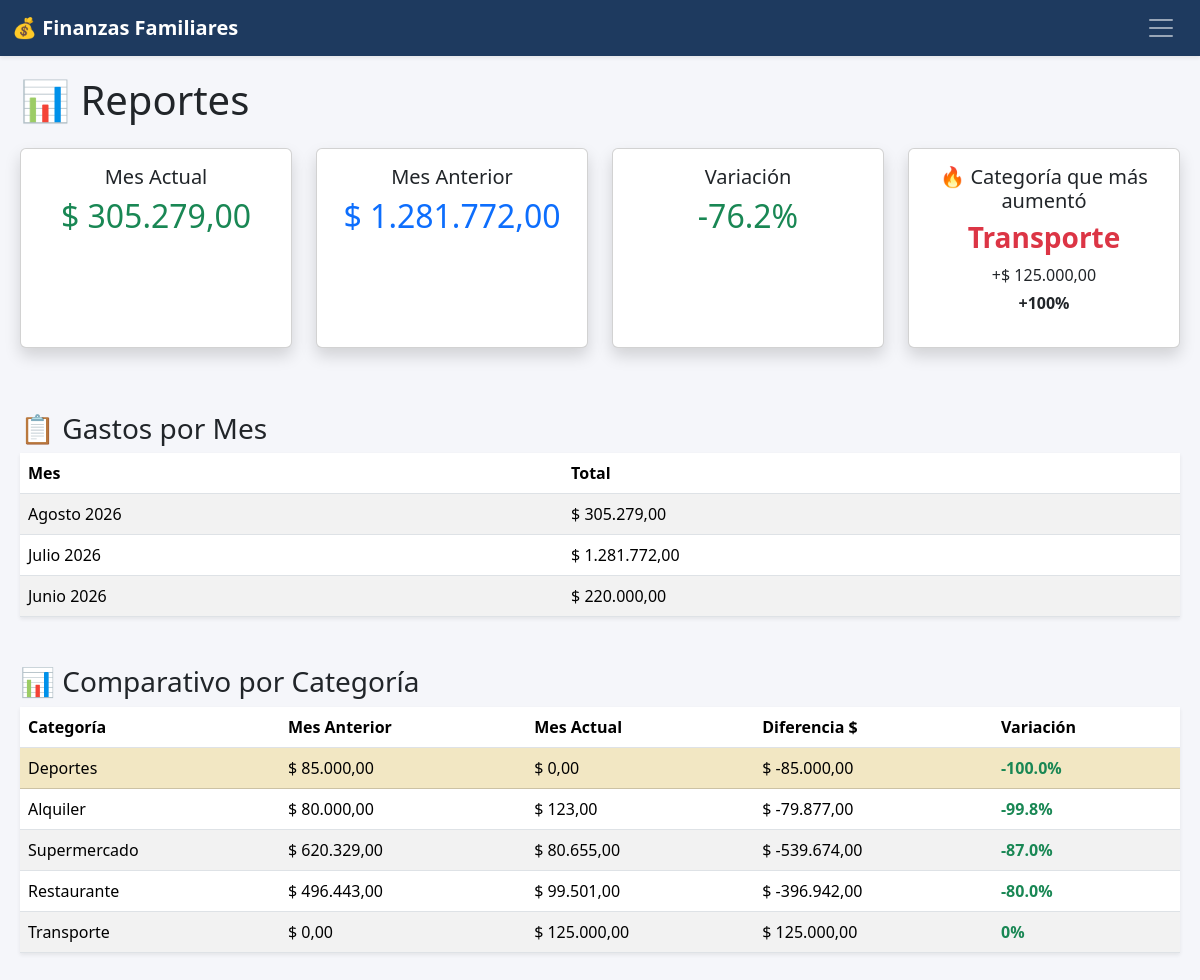
Page /reportes on the committed database.
### app.py (models this page shows)
class Gasto(db.Model):
    id = db.Column(db.Integer, primary_key=True)
    fecha = db.Column(db.String(20))
    descripcion = db.Column(db.String(200))
    monto = db.Column(db.Float)
    categoria = db.Column(db.String(50))
    responsable = db.Column(db.String(50))
    medio_pago = db.Column(db.String(50))
    gasto_recurrente_id = db.Column(db.Integer, db.ForeignKey('gasto_recurrente.id'), nullable=True)
    pagado = db.Column(db.Boolean, default=False)
    recurrente = db.relationship('GastoRecurrente', backref='gastos_generados', lazy=True)

### app.py (the view)
@app.route("/reportes")
def reportes():
    gastos_db = db.session.query(
        func.substr(Gasto.fecha, 1, 7).label("mes"),
        func.sum(Gasto.monto)
    ).group_by("mes").order_by(db.desc("mes")).all()
    gastos_por_mes = [(m, float(t)) for m, t in gastos_db if m]
    total_mes_actual = gastos_por_mes[0][1] if len(gastos_por_mes) > 0 else 0
    total_mes_anterior = gastos_por_mes[1][1] if len(gastos_por_mes) > 1 else 0
    variacion = round(((total_mes_actual - total_mes_anterior) / total_mes_anterior) * 100, 1) if total_mes_anterior > 0 else 0
    categoria_mas_aumento = None
    comparativo_categorias = []
    if len(gastos_por_mes) >= 2:
        mes_act, mes_ant = gastos_por_mes[0][0], gastos_por_mes[1][0]
        cat_actual = dict(db.session.query(Gasto.categoria, func.sum(Gasto.monto)).filter(Gasto.fecha.startswith(mes_act)).group_by(Gasto.categoria).all())
        cat_anterior = dict(db.session.query(Gasto.categoria, func.sum(Gasto.monto)).filter(Gasto.fecha.startswith(mes_ant)).group_by(Gasto.categoria).all())
        mayor_dif = 0
        for cat, tot_act in cat_actual.items():
            tot_ant = cat_anterior.get(cat, 0)
            dif = tot_act - tot_ant
            if dif > mayor_dif:
                pct = round((dif / tot_ant) * 100, 1) if tot_ant > 0 else 100
                mayor_dif = dif
                categoria_mas_aumento = {"categoria": cat, "diferencia": dif, "porcentaje": pct}
        todas_cats = set(cat_actual.keys()) | set(cat_anterior.keys())
        for cat in todas_cats:
            t_act, t_ant = cat_actual.get(cat, 0), cat_anterior.get(cat, 0)
            var_cat = round(((t_act - t_ant) / t_ant) * 100, 1) if t_ant > 0 else 0
            comparativo_categorias.append({
                "categoria": cat, "actual": t_act, "anterior": t_ant, "diferencia": t_act - t_ant, "variacion": var_cat
            })
        comparativo_categorias.sort(key=lambda x: abs(x["variacion"]), reverse=True)
    return render_template(
        "reportes.html",
        total_mes_actual=total_mes_actual,
        total_mes_anterior=total_mes_anterior,
        variacion=variacion,
        gastos_por_mes=gastos_por_mes,
        categoria_mas_aumento=categoria_mas_aumento,
        comparativo_categorias=comparativo_categorias,
    )

### app.py (called while the page is built)
@app.template_filter('moneda')
def moneda(valor):
    if valor is None:
        return "0,00"
    return f"{valor:,.2f}".replace(",", "X").replace(".", ",").replace("X", ".")

### templates/reportes.html
{% extends "base.html" %}
{% block contenido %}
<h1 class="mb-4">
    📊 Reportes
</h1>
<div class="row">
    <div class="col-lg-3 col-md-6 mb-3">
        <div class="card shadow h-100">
            <div class="card-body text-center">
                <h5>Mes Actual</h5>
                <h2 class="text-success">
                    $ {{ total_mes_actual | moneda }}
                </h2>
            </div>
        </div>
    </div>
    <div class="col-lg-3 col-md-6 mb-3">
        <div class="card shadow h-100">
            <div class="card-body text-center">
                <h5>Mes Anterior</h5>
                <h2 class="text-primary">
                    $ {{ total_mes_anterior | moneda }}
                </h2>
            </div>
        </div>
    </div>
    <div class="col-lg-3 col-md-6 mb-3">
        <div class="card shadow h-100">
            <div class="card-body text-center">
                <h5>Variación</h5>
                <h2 class="{% if variacion > 0 %}text-danger{% else %}text-success{% endif %}">
                    {{ variacion }}%
                </h2>
            </div>
        </div>
    </div>
    <div class="col-lg-3 col-md-6 mb-3">
        <div class="card shadow h-100">
            <div class="card-body text-center">
                <h5>🔥 Categoría que más aumentó</h5>
                {% if categoria_mas_aumento %}
                    <h3 class="text-danger fw-bold">
                        {{ categoria_mas_aumento.categoria }}
                    </h3>
                    <p class="mb-1">
                        +$ {{ categoria_mas_aumento.diferencia | moneda }}
                    </p>
                    <p class="fw-bold">
                        +{{ categoria_mas_aumento.porcentaje }}%
                    </p>
                {% else %}
                    <p>
                        ✅ No hay categorías con aumento
                    </p>
                {% endif %}
            </div>
        </div>
    </div>
</div>
{% set nombres_meses = {
    '01':'Enero',
    '02':'Febrero',
    '03':'Marzo',
    '04':'Abril',
    '05':'Mayo',
    '06':'Junio',
    '07':'Julio',
    '08':'Agosto',
    '09':'Septiembre',
    '10':'Octubre',
    '11':'Noviembre',
    '12':'Diciembre'
} %}
<h3 class="mt-5">
    📋 Gastos por Mes
</h3>
<table class="table table-striped table-hover shadow-sm">
    <thead>
        <tr>
            <th>Mes</th>
            <th>Total</th>
        </tr>
    </thead>
    <tbody>
        {% for mes, total in gastos_por_mes %}
        <tr>
            <td>
                {{ nombres_meses[mes[5:7]] }}
                {{ mes[:4] }}
            </td>
            <td>
                $ {{ total | moneda }}
            </td>
        </tr>
        {% endfor %}
    </tbody>
</table>
<h3 class="mt-5">
    📊 Comparativo por Categoría
</h3>
<table class="table table-striped table-hover shadow-sm">
    <thead>
        <tr>
            <th>Categoría</th>
            <th>Mes Anterior</th>
            <th>Mes Actual</th>
            <th>Diferencia $</th>
            <th>Variación</th>
        </tr>
    </thead>
    <tbody>
        {% for item in comparativo_categorias %}
        <tr {% if loop.first %}class="table-warning"{% endif %}>
            <td>{{ item.categoria }}</td>
            <td>
                $ {{ item.anterior | moneda }}
            </td>
            <td>
                $ {{ item.actual | moneda }}
            </td>
            <td>
                $ {{ item.diferencia | moneda }}
            </td>
            <td>
                {% if item.variacion > 0 %}
                    <span class="text-danger fw-bold">
                        +{{ item.variacion }}%
                    </span>
                {% else %}
                    <span class="text-success fw-bold">
                        {{ item.variacion }}%
                    </span>
                {% endif %}
            </td>
        </tr>
        {% endfor %}
    </tbody>
</table>
{% endblock %}

### templates/base.html (style rules this page uses)
body { background-color: #f5f6fa; }

### rows in the picture
Gasto: categoria "Transporte", anterior|moneda "0,00", actual|moneda "125.000,00", diferencia|moneda "125.000,00", variacion "0"

### other values in the picture
{{ total_mes_actual | moneda }} "305.279,00"
{{ total_mes_anterior | moneda }} "1.281.772,00"
{{ variacion }} "-76.2"
{{ categoria_mas_aumento.diferencia | moneda }} "125.000,00"
{{ categoria_mas_aumento.porcentaje }} "100"
{{ nombres_meses[mes[5:7]] }} "Agosto" "Julio" "Junio"
{{ mes[:4] }} "2026" "2026" "2026"
{{ total | moneda }} "305.279,00" "1.281.772,00" "220.000,00"
{{ item.categoria }} "Deportes" "Alquiler" "Supermercado" "Restaurante"
{{ item.anterior | moneda }} "85.000,00" "80.000,00" "620.329,00" "496.443,00"
{{ item.actual | moneda }} "0,00" "123,00" "80.655,00" "99.501,00"
{{ item.diferencia | moneda }} "-85.000,00" "-79.877,00" "-539.674,00" "-396.942,00"
{{ item.variacion }} "-100.0" "-99.8" "-87.0" "-80.0"
